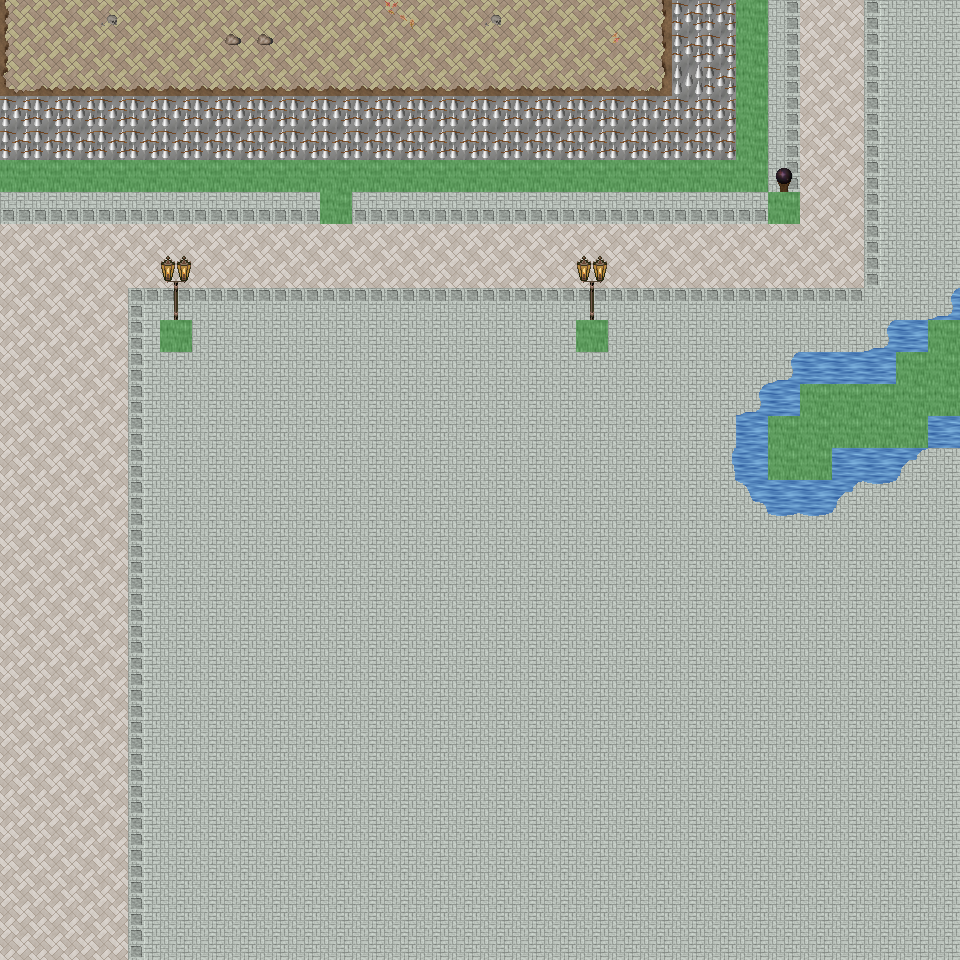

This game map was drawn from its Tiled (.tmx) file and the tilesets committed beside it. A one-line description and the trimmed map source follow:
An orthogonal 30x30 tile map with 32x32 px tiles, 6 tile layers (Ground, Object, Object2, Above, ...), 48 tilesets and 7 objects (7x mapExit).

<map version="1.0" orientation="orthogonal" renderorder="right-down" width="30" height="30" tilewidth="32" tileheight="32" nextobjectid="8">
  <tileset firstgid="1" name="tileset_ground_ground" tilewidth="32" tileheight="32" tilecount="33" columns="3">
    <image source="../drawable/tileset_ground_ground.png" width="96" height="352" />
  </tileset>
  <tileset firstgid="34" name="tileset_building_castle" tilewidth="32" tileheight="32" tilecount="320" columns="20">
    <image source="../drawable/tileset_building_castle.png" width="640" height="512" />
  </tileset>
  <tileset firstgid="354" name="tileset_furniture_carpet_carpets_2" tilewidth="32" tileheight="32" tilecount="12" columns="4">
    <image source="../drawable/tileset_furniture_carpet_carpets_2.png" width="128" height="160" />
  </tileset>
  <tileset firstgid="366" name="tileset_ground_indoor_tiles" tilewidth="32" tileheight="32" tilecount="8" columns="2">
    <image source="../drawable/tileset_ground_indoor_tiles.png" width="64" height="128" />
  </tileset>
  <tileset firstgid="374" name="tileset_ground_water_pool" tilewidth="32" tileheight="32" tilecount="72" columns="3">
    <image source="../drawable/tileset_ground_water_pool.png" width="96" height="768" />
  </tileset>
  <tileset firstgid="446" name="tileset_ground_brown_paving" tilewidth="32" tileheight="32" tilecount="2" columns="2">
    <image source="../drawable/tileset_ground_brown_paving.png" width="64" height="32" />
  </tileset>
  <tileset firstgid="448" name="tileset_ground_spikes" tilewidth="32" tileheight="32" tilecount="1" columns="1">
    <image source="../drawable/tileset_ground_spikes.png" width="32" height="32" />
  </tileset>
  <tileset firstgid="449" name="tileset_ground_ridge_earth_dark" tilewidth="32" tileheight="32" tilecount="96" columns="12">
    <image source="../drawable/tileset_ground_ridge_earth_dark.png" width="384" height="256" />
  </tileset>
  <tileset firstgid="545" name="tileset_plant_grasses" tilewidth="32" tileheight="32" tilecount="6" columns="3">
    <image source="../drawable/tileset_plant_grasses.png" width="96" height="64" />
  </tileset>
  <tileset firstgid="551" name="tileset_ground_water_pool_corners" tilewidth="32" tileheight="32" tilecount="72" columns="3">
    <image source="../drawable/tileset_ground_water_pool_corners.png" width="96" height="768" />
  </tileset>
  <tileset firstgid="623" name="tileset_building_fence_fence_chunky" tilewidth="32" tileheight="32" tilecount="21" columns="3">
    <image source="../drawable/tileset_building_fence_fence_chunky.png" width="96" height="224" />
  </tileset>
  <tileset firstgid="644" name="tileset_ground_earth_edges" tilewidth="32" tileheight="32" tilecount="18" columns="6">
    <image source="../drawable/tileset_ground_earth_edges.png" width="192" height="96" />
  </tileset>
  <tileset firstgid="662" name="tileset_ground_rock_pebbles" tilewidth="32" tileheight="32" tilecount="3" columns="1">
    <image source="../drawable/tileset_ground_rock_pebbles.png" width="32" height="96" />
  </tileset>
  <tileset firstgid="665" name="tileset_ground_square_patch" tilewidth="32" tileheight="32" tilecount="9" columns="3">
    <image source="../drawable/tileset_ground_square_patch.png" width="96" height="96" />
  </tileset>
  <tileset firstgid="674" name="tileset_plant_leaves" tilewidth="32" tileheight="32" tilecount="8" columns="4">
    <image source="../drawable/tileset_plant_leaves.png" width="128" height="64" />
  </tileset>
  <tileset firstgid="682" name="tileset_item_corpse_skull_dark" tilewidth="32" tileheight="32" tilecount="2" columns="2">
    <image source="../drawable/tileset_item_corpse_skull_dark.png" width="64" height="32" />
  </tileset>
  <tileset firstgid="684" name="tileset_item_corpse_skeleton" tilewidth="32" tileheight="32" tilecount="4" columns="2">
    <image source="../drawable/tileset_item_corpse_skeleton.png" width="64" height="64" />
  </tileset>
  <tileset firstgid="688" name="tileset_furniture_table_grey_fancy" tilewidth="32" tileheight="32" tilecount="9" columns="3">
    <image source="../drawable/tileset_furniture_table_grey_fancy.png" width="96" height="96" />
  </tileset>
  <tileset firstgid="697" name="tileset_furniture_table_grey_long" tilewidth="32" tileheight="32" tilecount="4" columns="2">
    <image source="../drawable/tileset_furniture_table_grey_long.png" width="64" height="64" />
  </tileset>
  <tileset firstgid="701" name="tileset_furniture_table_grey_plain" tilewidth="32" tileheight="32" tilecount="9" columns="3">
    <image source="../drawable/tileset_furniture_table_grey_plain.png" width="96" height="96" />
  </tileset>
  <tileset firstgid="710" name="tileset_item_gothic_slab" tilewidth="32" tileheight="32" tilecount="1" columns="1">
    <image source="../drawable/tileset_item_gothic_slab.png" width="32" height="32" />
  </tileset>
  <tileset firstgid="711" name="tileset_logic_creature_gnome" tilewidth="32" tileheight="32" tilecount="6" columns="6">
    <image source="../drawable/tileset_logic_creature_gnome.png" width="192" height="32" />
  </tileset>
  <tileset firstgid="717" name="tileset_logic_creature_animal" tilewidth="32" tileheight="32" tilecount="32" columns="8">
    <image source="../drawable/tileset_logic_creature_animal.png" width="256" height="128" />
  </tileset>
  <tileset firstgid="749" name="tileset_logic_collision" tilewidth="32" tileheight="32" tilecount="1" columns="1">
    <image source="../drawable/tileset_logic_collision.png" width="32" height="32" />
  </tileset>
  <tileset firstgid="750" name="tileset_ground_water_pool_deep" tilewidth="32" tileheight="32" tilecount="72" columns="3">
    <image source="../drawable/tileset_ground_water_pool_deep.png" width="96" height="768" />
  </tileset>
  <tileset firstgid="822" name="tileset_object_suspension_bridge" tilewidth="32" tileheight="32" tilecount="24" columns="3">
    <image source="../drawable/tileset_object_suspension_bridge.png" width="96" height="256" />
  </tileset>
  <tileset firstgid="846" name="tileset_plant_flower_daisy_blue" tilewidth="32" tileheight="32" tilecount="8" columns="2">
    <image source="../drawable/tileset_plant_flower_daisy_blue.png" width="64" height="128" />
  </tileset>
  <tileset firstgid="854" name="tileset_plant_flower_daisy_red" tilewidth="32" tileheight="32" tilecount="8" columns="2">
    <image source="../drawable/tileset_plant_flower_daisy_red.png" width="64" height="128" />
  </tileset>
  <tileset firstgid="862" name="tileset_plant_flower_daisy_white" tilewidth="32" tileheight="32" tilecount="8" columns="2">
    <image source="../drawable/tileset_plant_flower_daisy_white.png" width="64" height="128" />
  </tileset>
  <tileset firstgid="870" name="tileset_plant_flower_daisy_yellow" tilewidth="32" tileheight="32" tilecount="8" columns="2">
    <image source="../drawable/tileset_plant_flower_daisy_yellow.png" width="64" height="128" />
  </tileset>
  <tileset firstgid="878" name="tileset_plant_tree_tree_green" tilewidth="32" tileheight="32" tilecount="80" columns="8">
    <image source="../drawable/tileset_plant_tree_tree_green.png" width="256" height="352" />
  </tileset>
  <tileset firstgid="958" name="tileset_item_banners_flag" tilewidth="32" tileheight="32" tilecount="12" columns="3">
    <image source="../drawable/tileset_item_banners_flag.png" width="96" height="128" />
  </tileset>
  <tileset firstgid="970" name="tileset_item_flagpole" tilewidth="32" tileheight="32" tilecount="3" columns="1">
    <image source="../drawable/tileset_item_flagpole.png" width="32" height="96" />
  </tileset>
  <tileset firstgid="973" name="tileset_furniture_chair_bench_white" tilewidth="32" tileheight="32" tilecount="8" columns="2">
    <image source="../drawable/tileset_furniture_chair_bench_white.png" width="64" height="128" />
  </tileset>
  <tileset firstgid="981" name="tileset_item_statue_flowered_arch" tilewidth="32" tileheight="32" tilecount="24" columns="6">
    <image source="../drawable/tileset_item_statue_flowered_arch.png" width="192" height="128" />
  </tileset>
  <tileset firstgid="1005" name="tileset_building_decoration_block" tilewidth="32" tileheight="32" tilecount="2" columns="2">
    <image source="../drawable/tileset_building_decoration_block.png" width="64" height="32" />
  </tileset>
  <tileset firstgid="1007" name="tileset_building_decoration_orbpedestal" tilewidth="32" tileheight="32" tilecount="2" columns="1">
    <image source="../drawable/tileset_building_decoration_orbpedestal.png" width="32" height="64" />
  </tileset>
  <tileset firstgid="1009" name="tileset_item_statue_urn_with_flowers" tilewidth="32" tileheight="32" tilecount="2" columns="1">
    <image source="../drawable/tileset_item_statue_urn_with_flowers.png" width="32" height="64" />
  </tileset>
  <tileset firstgid="1011" name="tileset_building_decoration_pool" tilewidth="32" tileheight="32" tilecount="9" columns="3">
    <image source="../drawable/tileset_building_decoration_pool.png" width="96" height="96" />
  </tileset>
  <tileset firstgid="1020" name="tileset_item_statue_romanic_art1" tilewidth="32" tileheight="32" tilecount="4" columns="2">
    <image source="../drawable/tileset_item_statue_romanic_art1.png" width="64" height="64" />
  </tileset>
  <tileset firstgid="1024" name="tileset_building_wall_int_clay" tilewidth="32" tileheight="32" tilecount="100" columns="10">
    <image source="../drawable/tileset_building_wall_int_clay.png" width="320" height="320" />
  </tileset>
  <tileset firstgid="1124" name="tileset_ground_green_paving" tilewidth="32" tileheight="32" tilecount="18" columns="3">
    <image source="../drawable/tileset_ground_green_paving.png" width="96" height="192" />
  </tileset>
  <tileset firstgid="1142" name="tileset_logic_protection" tilewidth="32" tileheight="32" tilecount="2" columns="2">
    <image source="../drawable/tileset_logic_protection.png" width="64" height="32" />
  </tileset>
  <tileset firstgid="1144" name="tileset_furniture_other_stick" tilewidth="32" tileheight="32" tilecount="2" columns="1">
    <image source="../drawable/tileset_furniture_other_stick.png" width="32" height="64" />
  </tileset>
  <tileset firstgid="1146" name="tileset_item_scrying_orb" tilewidth="32" tileheight="32" tilecount="8" columns="8">
    <image source="../drawable/tileset_item_scrying_orb.png" width="256" height="32" />
  </tileset>
  <tileset firstgid="1154" name="tileset_light_dim_light_7x5" tilewidth="32" tileheight="32" tilecount="35" columns="7">
    <image source="../drawable/tileset_light_dim_light_7x5.png" width="224" height="160" />
  </tileset>
  <tileset firstgid="1189" name="tileset_light_light_5x5" tilewidth="32" tileheight="32" tilecount="25" columns="5">
    <image source="../drawable/tileset_light_light_5x5.png" width="160" height="160" />
  </tileset>
  <tileset firstgid="1214" name="tileset_furniture_light_lamp_bronze" tilewidth="32" tileheight="32" tilecount="3" columns="1">
    <image source="../drawable/tileset_furniture_light_lamp_bronze.png" width="32" height="96" />
  </tileset>
  <layer name="Ground" width="30" height="30">
    <data>[900 cells, 900 non-empty, 11 distinct tile ids]</data>
  </layer>
  <layer name="Object" width="30" height="30">
    <data>[900 cells, 207 non-empty, 25 distinct tile ids]</data>
  </layer>
  <layer name="Object2" width="30" height="30">
    <data>[900 cells, 2 non-empty, 1 distinct tile ids]</data>
  </layer>
  <layer name="Above" width="30" height="30">
    <data>[900 cells, 6 non-empty, 3 distinct tile ids]</data>
  </layer>
  <layer name="Above2" width="30" height="30">
    <data>[900 cells, 2 non-empty, 1 distinct tile ids]</data>
  </layer>
  <layer name="Walkable" width="30" height="30">
    <data>[900 cells, 48 non-empty, 1 distinct tile ids]</data>
  </layer>
  <objectgroup name="MapEvents">
    <object id="1" name="north" type="mapExit" x="0" y="0" width="736" height="32">
      <properties>
        <property name="map" value="level_0_x224_y27" />
        <property name="x" value="0" />
        <property name="y" value="28" />
      </properties>
    </object>
    <object id="2" name="north2" type="mapExit" x="768" y="0" width="192" height="32">
      <properties>
        <property name="map" value="level_0_x224_y27" />
        <property name="x" value="24" />
        <property name="y" value="28" />
      </properties>
    </object>
    <object id="3" name="south" type="mapExit" x="0" y="928" width="960" height="32">
      <properties>
        <property name="map" value="level_0_x224_y29" />
        <property name="x" value="0" />
        <property name="y" value="1" />
      </properties>
    </object>
    <object id="4" name="west" type="mapExit" x="0" y="0" width="32" height="160">
      <properties>
        <property name="map" value="level_0_x223_y28" />
        <property name="x" value="28" />
        <property name="y" value="0" />
      </properties>
    </object>
    <object id="5" name="west2" type="mapExit" x="0" y="192" width="32" height="768">
      <properties>
        <property name="map" value="level_0_x223_y28" />
        <property name="x" value="28" />
        <property name="y" value="6" />
      </properties>
    </object>
    <object id="6" name="east" type="mapExit" x="928" y="0" width="32" height="320">
      <properties>
        <property name="map" value="level_0_x225_y28" />
        <property name="x" value="1" />
        <property name="y" value="0" />
      </properties>
    </object>
    <object id="7" name="east2" type="mapExit" x="928" y="416" width="32" height="544">
      <properties>
        <property name="map" value="level_0_x225_y28" />
        <property name="x" value="1" />
        <property name="y" value="13" />
      </properties>
    </object>
  </objectgroup>
</map>
